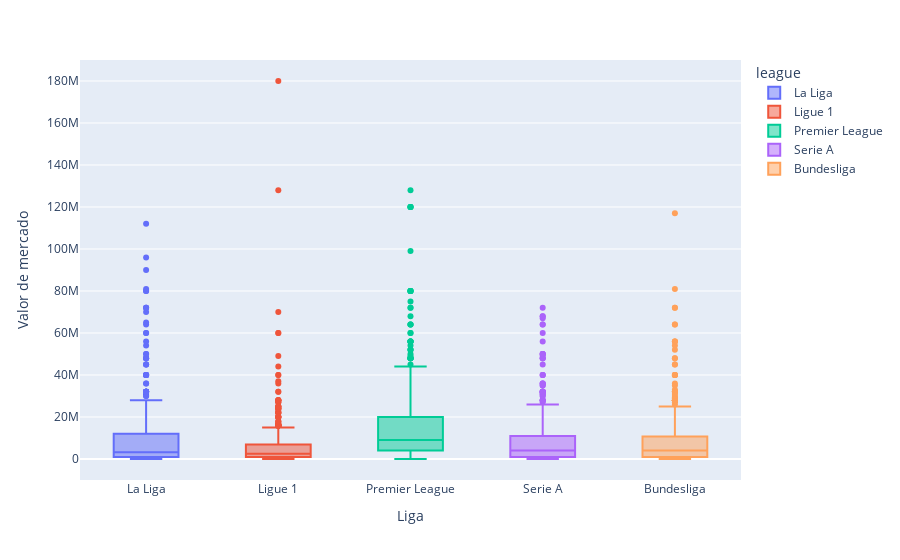

The notebook cell saved with this chart:
### Code cell
fig = px.box(df_1920, x="league", y="value", color="league", hover_name="player")
fig.update_layout(xaxis_title="Liga", yaxis_title="Valor de mercado")
fig.show()

### Figure 1 — Plotly figure (JSON) as saved in the notebook; plotly's stock layout.template omitted (floating-point values rounded to 4 significant figures; data arrays with more than 128 entries replaced by an {"elided": "..."} marker saying what was removed)
{"data": [{"alignmentgroup": "True", "hovertemplate": "<b>%{hovertext}</b><br><br>league=%{x}<br>value=%{y}<extra></extra>", "hovertext": {"elided": "538 str values"}, "legendgroup": "La Liga", "marker": {"color": "#636efa"}, "name": "La Liga", "notched": false, "offsetgroup": "La Liga", "orientation": "v", "showlegend": true, "type": "box", "x": {"elided": "538 str values"}, "x0": " ", "xaxis": "x", "y": {"elided": "538 int values"}, "y0": " ", "yaxis": "y"}, {"alignmentgroup": "True", "hovertemplate": "<b>%{hovertext}</b><br><br>league=%{x}<br>value=%{y}<extra></extra>", "hovertext": {"elided": "523 str values"}, "legendgroup": "Ligue 1", "marker": {"color": "#EF553B"}, "name": "Ligue 1", "notched": false, "offsetgroup": "Ligue 1", "orientation": "v", "showlegend": true, "type": "box", "x": {"elided": "523 str values"}, "x0": " ", "xaxis": "x", "y": {"elided": "523 int values"}, "y0": " ", "yaxis": "y"}, {"alignmentgroup": "True", "hovertemplate": "<b>%{hovertext}</b><br><br>league=%{x}<br>value=%{y}<extra></extra>", "hovertext": {"elided": "511 str values"}, "legendgroup": "Premier League", "marker": {"color": "#00cc96"}, "name": "Premier League", "notched": false, "offsetgroup": "Premier League", "orientation": "v", "showlegend": true, "type": "box", "x": {"elided": "511 str values"}, "x0": " ", "xaxis": "x", "y": {"elided": "511 int values"}, "y0": " ", "yaxis": "y"}, {"alignmentgroup": "True", "hovertemplate": "<b>%{hovertext}</b><br><br>league=%{x}<br>value=%{y}<extra></extra>", "hovertext": {"elided": "585 str values"}, "legendgroup": "Serie A", "marker": {"color": "#ab63fa"}, "name": "Serie A", "notched": false, "offsetgroup": "Serie A", "orientation": "v", "showlegend": true, "type": "box", "x": {"elided": "585 str values"}, "x0": " ", "xaxis": "x", "y": {"elided": "585 int values"}, "y0": " ", "yaxis": "y"}, {"alignmentgroup": "True", "hovertemplate": "<b>%{hovertext}</b><br><br>league=%{x}<br>value=%{y}<extra></extra>", "hovertext": {"elided": "487 str values"}, "legendgroup": "Bundesliga", "marker": {"color": "#FFA15A"}, "name": "Bundesliga", "notched": false, "offsetgroup": "Bundesliga", "orientation": "v", "showlegend": true, "type": "box", "x": {"elided": "487 str values"}, "x0": " ", "xaxis": "x", "y": {"elided": "487 int values"}, "y0": " ", "yaxis": "y"}], "layout": {"boxmode": "overlay", "legend": {"title": {"text": "league"}, "tracegroupgap": 0}, "margin": {"t": 60}, "xaxis": {"anchor": "y", "categoryarray": ["La Liga", "Ligue 1", "Premier League", "Serie A", "Bundesliga"], "categoryorder": "array", "domain": [0, 1], "title": {"text": "Liga"}}, "yaxis": {"anchor": "x", "domain": [0, 1], "title": {"text": "Valor de mercado"}}}}
